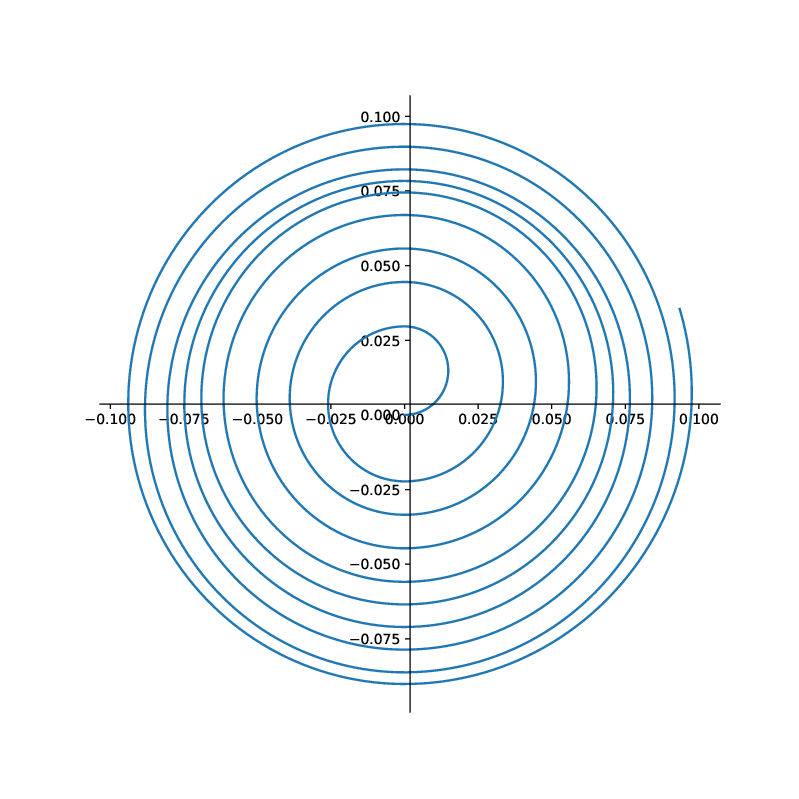

The script that drew this image:
import matplotlib.pyplot as plt
import numpy as np

def ftot(p,v,t): 
    f = np.zeros(3)
    if np.abs(p[0]) < dist/2:
        f[0] = E*q*np.cos(w*t)
    else:
        f = q*np.cross(v,B)
    return f


def trajectory(dt):
    p = np.array([[0,0,0]])
    v = np.array([[0,0,0]])
    t = np.array([0])
    i = 0
    while np.linalg.norm(p[i]) < radius:
        t = np.append(t, t[i]+dt)
        f = ftot(p[i], v[i], t[i])
        v = np.vstack((v, (v[i] + f / m * dt)))
        p = np.vstack((p, (p[i] + v[i+1] * dt))) 
        i+=1
    
    return p[:i], v[:i], t[:i]


q, m, dist, radius = 1.6e-19, 1.67e-27, 90e-6, 0.1
V=50000
B = np.array([0.0,1.5,0.0])

E = V/dist
w = q*np.linalg.norm(B)/m
p,v,t = trajectory(5e-12)

fig, ax = plt.subplots(figsize=(8,8))
ax.spines['left'].set_position('center')
ax.spines['bottom'].set_position('center')
ax.spines['right'].set_color('none')
ax.spines['top'].set_color('none')
ax.xaxis.set_ticks_position('bottom')
ax.yaxis.set_ticks_position('left')
plt.plot(p[:,0], p[:,2])
plt.show()
